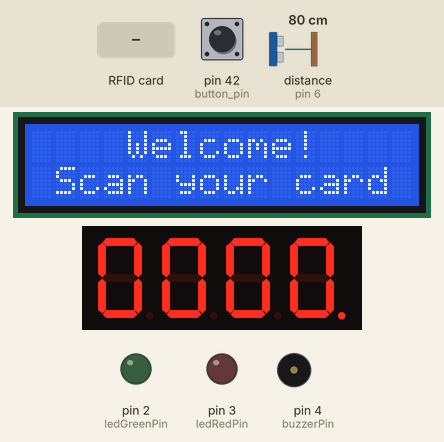
Bench run of a sketch on a simulated Arduino Mega 2560, built with avr-gcc and run on an emulated ATmega2560. Shown: 16×2 character LCD, 4-digit seven-segment display, output pins drawn as LEDs (lit = HIGH), buzzer (waves = sounding). Wiring (inferred from the names in the program): ultrasonic range finder: trigger pin 7; echo pin 6. Inputs (shaded band) come from the test bench; at power-on: distance to the obstacle (sensor on pin 6) 80 cm, pin 42 (button_pin) HIGH. The echo pulse lasts 58.3 µs per cm; pins used as bus, display or sensor lines are not drawn; what the sketch prints to the serial monitor is not drawn.

Above: at 1.3 s.
1.4 s: RFID card 5E 7A 19 C4 held to the reader
At 3.1 s:
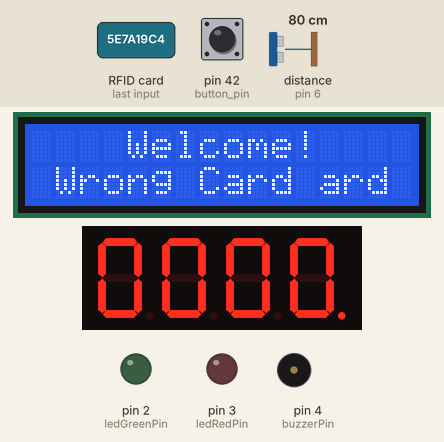
4.8 s: RFID card BD D8 30 21 held to the reader
At 5.8 s:
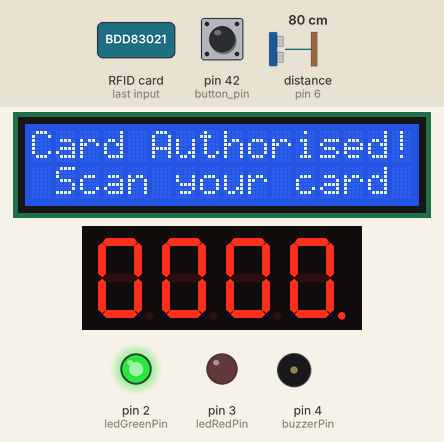
9.0 s: distance to the obstacle (sensor on pin 6) set to 12 cm
10.5 s: distance to the obstacle (sensor on pin 6) set to 9 cm
At 12.1 s:
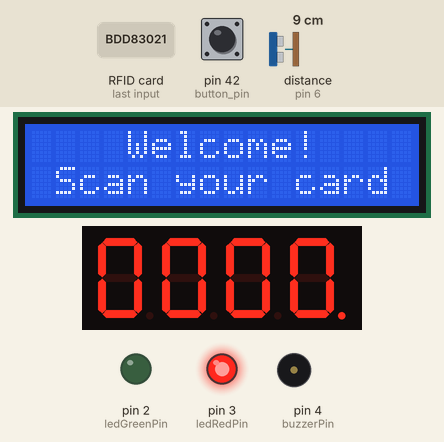
14.7 s: RFID card 5E 7A 19 C4 held to the reader
At 18.0 s:
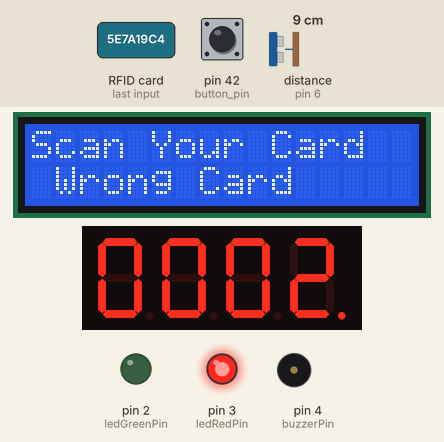
18.3 s: RFID card BD D8 30 21 held to the reader
At 20.6 s:
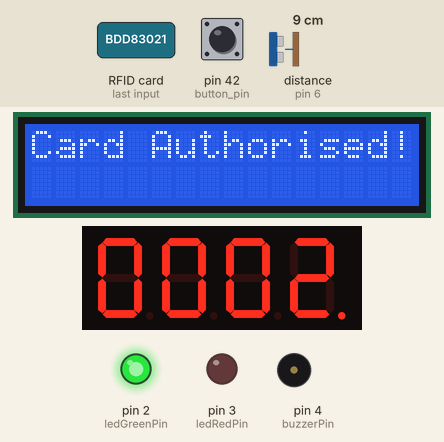
Timing chart, 0 to 22.1 s (numbered marks = the images above; inputs shaded):
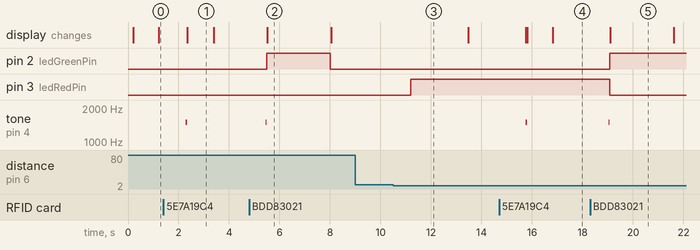

The sketch:

ArduinoMegaCode.ino
```cpp
#include <Wire.h>
#include <LiquidCrystal_I2C.h>
#include <SPI.h>
#include <MFRC522.h>
#include "SevSeg.h"
SevSeg sevseg;

float displayTimeSecs = 1;
float displayTime = (displayTimeSecs * 5000);
long startNumber = 0;
long endNumber = 9999;

// card id = BD D8 30 21
// Nama = AlexanderBinHudson
// ic = 060229-10-9876

// Pin
const int trigPin = 7;
const int echoPin = 6;
const int ledGreenPin = 2;    // green LED pin
const int ledRedPin = 3;      // red LED pin
const int buzzerPin = 4;      // Buzzer pin
const int SS_PIN = 53;        // Slave Select pin for RFID (UNO)
const int RST_PIN = 5;        // Reset pin for RFID (UNO)
const int button_pin = 42;

// 7-segment display pin configuration
int pinA = 32, pinB = 28, pinC = 25, pinD = 23;
int pinE = 22, pinF = 31, pinG = 26;
int pinDP = 24;
int D1 = 33, D2 = 30, D3 = 29, D4 = 27;

long duration;
int distance;
int currentTotalCar;
int prevTotalCar = 0;
int period = 0;
unsigned long startTime = 0;      // Store the time when the object is detected
bool timerActive = false;         // To track if the timer is running
bool buzzerActive = false;        // To track if the buzzer has been activated
bool rfidAuthenticated = false;   // To track if RFID card is authenticated
bool cardMatch;
bool parkDurOn;
bool carIn;
bool buttonOn;
String nameold, namenew;

// Initialize the LCD
LiquidCrystal_I2C lcd(0x27,  16, 2);

// RFID instance
MFRC522 rfid(SS_PIN, RST_PIN);

unsigned long buzzerStartTime = 0;           // Buzzer timing
const unsigned long buzzerInterval = 500;    // 0.5 second interval for the siren effect

//*****************************************************************************************//
void setup() {
  //Ultrasonic Sensor pin
  pinMode(trigPin, OUTPUT);
  pinMode(echoPin, INPUT);

  pinMode(ledRedPin, OUTPUT);     // Set the Red LED pin as output
  pinMode(ledGreenPin, OUTPUT);   // Set the Green LED pin as output
  pinMode(buzzerPin, OUTPUT);     // Set the buzzer pin as output

  //Serial
  Serial.begin(9600);
  pinMode(button_pin, INPUT_PULLUP);

  //LCD
  lcd.begin(16, 2);
  lcd.init();
  lcd.backlight();

  //SPI
  SPI.begin();            // Init SPI bus
  rfid.PCD_Init();        // Init MFRC522 module

  //OKUshield activate
  Serial.println("Park and scan to start");
  buttonOn = false;

  // SEVSEG
  // Pin configuration for 7-segment display
  byte numDigits = 4;
  byte digitPins[] = {D1, D2, D3, D4};  // Use previously defined pin numbers
  byte segmentPins[] = {pinA, pinB, pinC, pinD, pinE, pinF, pinG, pinDP};  // Use previously defined pin numbers

  bool resistorsOnSegments = false;
  byte hardwareConfig = COMMON_ANODE;
  bool updateWithDelays = false;
  bool leadingZeros = true;
  bool disableDecPoint = true;

  sevseg.begin(hardwareConfig, numDigits, digitPins, segmentPins, resistorsOnSegments,
               updateWithDelays, leadingZeros, disableDecPoint);
  sevseg.setBrightness(2);  // brightness
}

//*****************************************************************************************//
void loop() {
  // Initial LCD message
  lcd.setCursor(0, 0);

  //Ultrasonic sensor read
  digitalWrite(trigPin, LOW);
  delayMicroseconds(2);
  digitalWrite(trigPin, HIGH);
  delayMicroseconds(10);
  digitalWrite(trigPin, LOW);
  duration = pulseIn(echoPin, HIGH);
  distance = duration * 0.034 / 2;

  // Print the distance in the Serial Monitor
  //Serial.print("Distance: ");
  //Serial.println(distance);

  //-------------------------------------------

  // Object detection logic
  if (distance < 10) {
    if (!timerActive && !rfidAuthenticated) {   // Only start the timer if RFID is not authenticated
      startTime = millis();                     // Start the timer
      timerActive = true;                       // Timer Active
      buzzerActive = false;                     // Reset buzzer state
      digitalWrite(ledRedPin, HIGH);            // Turn on the LED
      buzzerStartTime = millis();               // Start buzzer timing
    }

    //Timer Start
    if (timerActive) {
      unsigned long currentTime = millis() - startTime; // Calculate elapsed time

      // SEVSEG
      if (startNumber <= endNumber) {
        // Count-up logic
        for (long i = 0; i <= displayTime; i++) {
          sevseg.setNumber(startNumber, 0);  // Display current number on 7-segment display
          sevseg.refreshDisplay();
        }
        startNumber++;  // Increment the start number
      }


      // Display time on the LCD only if it changes
      static unsigned long lastDisplayedTime = 0;
      if (currentTime / 1000 != lastDisplayedTime) {
        lastDisplayedTime = currentTime / 1000;
        lcd.clear();
        lcd.setCursor(0, 0);
        lcd.print("Scan Your Card");
      }

      // Check if 6 seconds have passed to activate the buzzer with siren sound
      if (currentTime / 1000 >= 6 && !buzzerActive) {
        buzzerActive = true; // Set buzzer state to active
        //Serial.println("Buzzer activated!");
      }

      // Siren effect logic with 0.5-second alternating
      if (buzzerActive) {
        unsigned long currentMillis = millis();
        unsigned long elapsedBuzzerTime = currentMillis - buzzerStartTime;

        // Calculate the time within the 1-second cycle
        if ((elapsedBuzzerTime % (2 * buzzerInterval)) < buzzerInterval) {
          tone(buzzerPin, 1500); // Frequency of 1000 Hz for 0.5 seconds
        } else {
          noTone(buzzerPin); // Turn off buzzer for 0.5 seconds
        }
      }
    }
  } else {
    // Reset everything only if the object moves out of range
    if (distance >= 10) {
      timerActive = false; // Stop the timer
      rfidAuthenticated = false; // Reset RFID status
      parkDurOn = false;
      noTone(buzzerPin);     // Turn off the buzzer
      digitalWrite(ledGreenPin, LOW); // Turn off the LED
      digitalWrite(ledRedPin, LOW); // Turn off the RFID LED

      lcd.clear();
      lcd.setCursor(0, 0);
      lcd.print("    Welcome!   ");
      lcd.setCursor(0, 1);
      lcd.print(" Scan your card ");
      delay(1000);

      //SEVSEG
      startNumber = 0; // Reset counter when no car is detected
      sevseg.setNumber(0, 0);
      sevseg.refreshDisplay();

      // Print the reset message in the Serial Monitor
      //Serial.println("System reset due to object removal");
    }
  }

  //-------------------------------------------

  if (cardMatch && distance < 10 && !carIn){
  carIn = true;
  }
    if (carIn && distance >= 10)
    {

    Serial.print("Parking Duration :");
    Serial.print(period);
    Serial.println("s");
    Serial.println("-------------------------------------------");
    carIn = false;
    }

  //-------------------------------------------
  //parking duration
  if (parkDurOn) {
    unsigned long currentTime = millis() - startTime; // Calculate elapsed time

    int hours = period / 30;
    long fee = (hours + 1)*2;
    // Button
    byte buttonState = digitalRead(button_pin);

    if (buttonState == 1 && cardMatch && rfidAuthenticated && distance < 10) {
      static unsigned long lastDisplayedTime = 0;
    if (currentTime / 1000 != lastDisplayedTime) {
      lastDisplayedTime = currentTime / 1000;

      lcd.clear();
      lcd.setCursor(0, 0);
      lcd.print("    Welcome");

      lcd.setCursor(0, 1);
      lcd.print(nameold);
      period= lastDisplayedTime;

       if (startNumber <= endNumber) {
        // Count-up logic
        for (long i = 0; i <= displayTime; i++) {
          sevseg.setNumber(startNumber, 0);  // Display current number on 7-segment display
          sevseg.refreshDisplay();
        }
        startNumber++;  // Increment the start number
      }
    }
    }
    else {
    // Display time on the LCD only if it changes
    lcd.clear();
      lcd.setCursor(0, 0);
      lcd.print("Toll Fee: ");
      lcd.print(fee);
      lcd.print(" MYR");

       if (startNumber <= endNumber) {
        // Count-up logic
        for (long i = 0; i <= displayTime; i++) {
          sevseg.setNumber(startNumber, 0);  // Display current number on 7-segment display
          sevseg.refreshDisplay();
        }
        startNumber++;  // Increment the start number
      }

      // Print the timer value in the Serial Monitor
    //Serial.print("Timer: ");
    //Serial.print(currentTime / 1000); // Show seconds
    //Serial.println(" s");
  }
  }
  //-------------------------------------------

  if ( ! rfid.PICC_IsNewCardPresent()) return;  // Reset the loop if no new card presen
  if ( ! rfid.PICC_ReadCardSerial())   return;

  // RFID Detection
  //Serial.print(F("UID tag :"));
  String content = " ";
  for (byte i = 0; i < rfid.uid.size; i++){
    //Serial.print(rfid.uid.uidByte[i], HEX);
    content.concat(String(rfid.uid.uidByte[i], HEX));
  }

  Serial.println();
  content.toUpperCase();
  if ((content.substring(1) == "BDD83021")){
    cardMatch = true;
    tone(buzzerPin, 1500);
  }
  else{
    cardMatch = false;
    tone(buzzerPin, 1500);
  }

  //-------------------------------------------

  MFRC522::MIFARE_Key key;
  for (byte i = 0; i < 6; i++) key.keyByte[i] = 0xFF;
  byte block;
  byte len;
  MFRC522::StatusCode status;

  //-------------------------------------------

  Serial.println("-------------------------------------------");
  Serial.print("#");
  Serial.println(currentTotalCar + 1);

  // Name
  Serial.print("Name: ");

  byte buffer1[18];
  block = 4;
  len = 18;

  // Get User Name
  status = rfid.PCD_Authenticate(MFRC522::PICC_CMD_MF_AUTH_KEY_A, 4, &key, &(rfid.uid));
  status = rfid.MIFARE_Read(block, buffer1, &len);

  // Print User Name
  String name = " ";
  for (uint8_t i = 1; i < 17; i++)
  {
    if (buffer1[i] != 32)
    {
      Serial.write(buffer1[i]);
      name.concat(String(rfid.uid.uidByte[i], HEX));
      namenew = char(buffer1[i]);
      nameold = nameold + namenew;
    }
    content.toUpperCase();
  }
  Serial.println();

  //-------------------------------------------

  // IC
  Serial.println("IC Num: ");

  byte buffer2[18];
  block = 1;

  status = rfid.PCD_Authenticate(MFRC522::PICC_CMD_MF_AUTH_KEY_A, 1, &key, &(rfid.uid));
  status = rfid.MIFARE_Read(block, buffer2, &len);

  //PRINT LAST NAME
  for (uint8_t i = 0; i < 16; i++) {
    Serial.write(buffer2[i]);
  }
  Serial.println();

  rfid.PICC_HaltA();
  rfid.PCD_StopCrypto1();

  //----------------------------------------

  // Card Match
  if (cardMatch) {
    rfidAuthenticated = true;             // Set RFID authenticated to true
    digitalWrite(ledGreenPin, HIGH);      // Turn on the new LED for RFID
    digitalWrite(ledRedPin, LOW);
    currentTotalCar = prevTotalCar + 1;
    prevTotalCar = currentTotalCar;
    noTone(buzzerPin);

    timerActive = false;                  // Set timer off

    lcd.setCursor(0, 0);
    lcd.print("Card Authorised!");
    delay(1500);

    parkDurOn = true;
  }
  else {
    Serial.println("Wrong Card");                      // LCD print
    lcd.setCursor(0, 1);
    lcd.print(" Wrong Card ");
    parkDurOn = false;
    noTone(buzzerPin);
  }
  Serial.print("test");
  Serial.print(nameold);

  //-------------------------------------------
  // data log print

  // Short delay to prevent rapid updates
delay(1000);
}
```

Measured:
- the behaviour switches between 11 and 10 cm on distance to the obstacle (sensor on pin 6) (found by bisection; images 2 and 3)
- after the input at 1.4 s, tone on pin 4 (buzzerPin): silent → 1500 Hz after 0.89 s, → silent 0.06 s later; the display: changes after 0.95 s (image 1)
- after the input at 4.8 s, pin 2 (ledGreenPin): LOW → HIGH after 0.70 s, → LOW 2.5 s later; tone on pin 4 (buzzerPin): silent → 1500 Hz after 0.66 s, → silent 0.04 s later; the display: changes after 0.71 s (image 2)
- after the input at 9.0 s, every drawn part: stays the same
- after the input at 10.5 s, pin 3 (ledRedPin): LOW → HIGH after 0.70 s
- after the input at 14.7 s, tone on pin 4 (buzzerPin): silent → 1500 Hz after 1.1 s, → silent 0.06 s later
- after the input at 18.3 s, pin 2 (ledGreenPin): LOW → HIGH after 0.79 s; pin 3 (ledRedPin): HIGH → LOW after 0.79 s; tone on pin 4 (buzzerPin): silent → 1500 Hz after 0.75 s instead of 3.0 s; the display: changes after 0.80 s (image 5)
- what the display in image 1 shows lasts 1.0 s, from 2.4 s to 3.4 s
